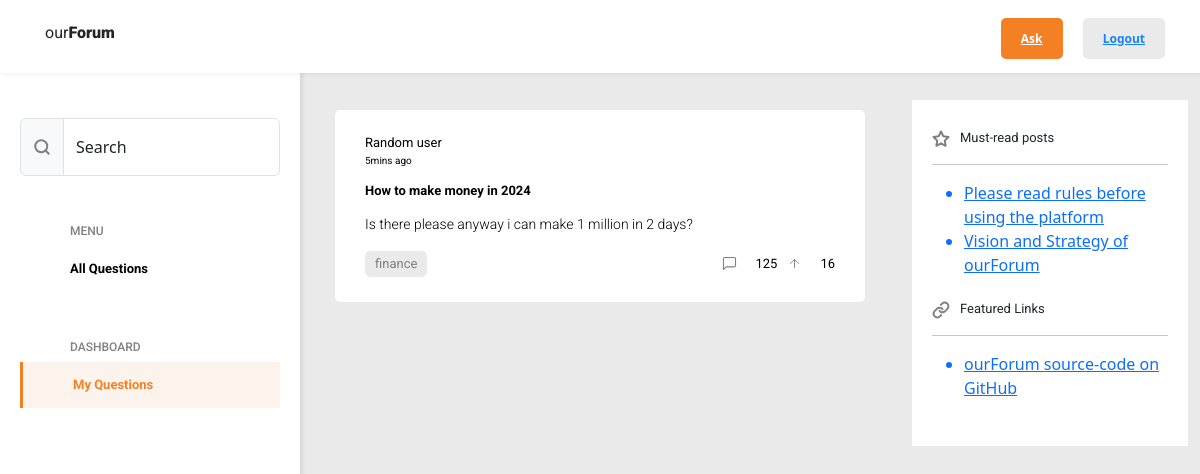
The app's page /my-questions (signed in) with its own data.
### app.py (models this page shows)
class Question(db.Model):
    __tablename__ = 'questions'
    id = db.Column(db.Integer, primary_key=True)
    category = db.Column(db.String(255), nullable=True)
    title = db.Column(db.String, nullable=False)
    question = db.Column(db.String, nullable=False)
    author_id = db.Column(db.Integer, db.ForeignKey('users.id'))
    author = db.relationship('User', back_populates='questions')
    comments = db.relationship('Comment', back_populates='question')
    post_time = db.Column(db.DateTime, default=datetime.utcnow())

class User(db.Model, UserMixin):
    __tablename__ = 'users'
    id = db.Column(db.Integer, primary_key=True)
    phone_number = db.Column(db.String(20), unique=True, nullable=False)
    username = db.Column(db.String(20), unique=True, nullable=False)
    password = db.Column(db.String(255), nullable=True)
    is_online = db.Column(db.Boolean, nullable=False, default=True)
    questions = db.relationship('Question', back_populates='author')
    comments = db.relationship('Comment', back_populates='author')

### app.py (the view)
@app.route("/my-questions")
def my_questions():
    questions = current_user.questions
    return render_template("questions.html", questions=questions)

### app.py (called while the page is built)
@login_manager.user_loader
def load_user(user_id):
    return db.get_or_404(User, user_id)

### templates/questions.html
{% extends "body.html" %}
{% block content %}
	{% for question in questions %}
                <a style="text-decoration: none; color: initial" href="{{ url_for("question", question_id=question.id) }}">
                    <div class="my-card" >
            <h6 class="mb-1">{{ question.author.username }}</h6>
            <h6 class="mb-3" style="font-size: 10px">5mins ago</h6>
            <h5 class="mb-3">{{ question.title }}</h5>
            <p>
              {{ question.question }}
            </p>
            <div class="bottom-card">
              <div class="tags">
                <div class="tag">
                    <h6>{{ question.category }}</h6>
                </div>
              </div>
              <div class="actions">
                <div class="action">
                  <img
                    src="/static/images/replies.svg"
                    alt=""
                    height="15px"
                    width="15px"
                    class="me-2"
                  />
                  <h6>125</h6>
                </div>
                <div class="action">
                  <img
                    src="/static/images/likes.svg"
                    alt=""
                    height="15px"
                    width="15px"
                    class="me-2"
                  />
                  <h6>16</h6>
                </div>
              </div>
            </div>
          </div>
                </a>
    {% endfor %}
{% endblock %}

### static/styles/styles.css (style rules this page uses)
body { height: 100vh; background-color: #EAEAEA; }
h5 { font-family: "Roboto"; font-weight: 700; font-size: 13px; margin: 0; }
h6 { font-family: "Roboto"; font-weight: 400; font-size: 13px; }
p { font-family: "Roboto"; font-weight: 300; font-size: 14px; }
.actions, .tags { display: flex; gap: 10px; }
.action { display: flex; align-items: center; gap: 10px; }
.action h6, .tags h6 { margin: 0%; }
.tag { color: #808080; background-color: #EAEAEA; padding: 5px 10px; border-radius: 5px; }
.bottom-card { display: flex; align-items: center; justify-content: space-between; }
.my-card { background-color: white; padding: 25px 30px; border-radius: 5px; margin-bottom: 20px; }

### records on screen
Question: author.username "Random user", title "How to make money in 2024", question "Is there please anyway i can make 1 million in 2 days?", category "finance"
